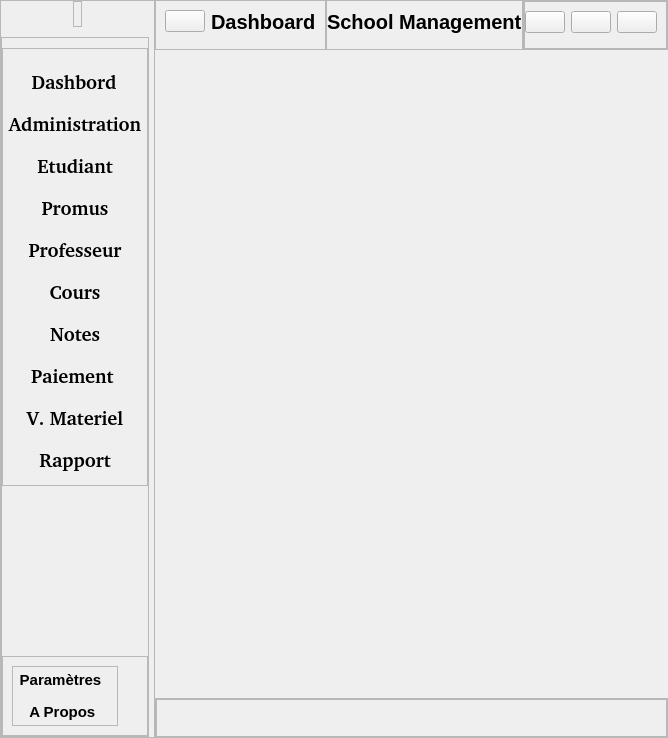
      <widget class="QWidget" name="shadow_windowPage1">
       <property name="minimumSize">
        <size>
         <width>0</width>
         <height>0</height>
        </size>
       </property>
       <layout class="QHBoxLayout" name="horizontalLayout_4">
        <property name="spacing">
         <number>0</number>
        </property>
        <property name="leftMargin">
         <number>0</number>
        </property>
        <property name="topMargin">
         <number>0</number>
        </property>
        <property name="rightMargin">
         <number>0</number>
        </property>
        <property name="bottomMargin">
         <number>0</number>
        </property>
        <item>
         <widget class="QWidget" name="leftmenu" native="true">
          <property name="sizePolicy">
           <sizepolicy hsizetype="Preferred" vsizetype="Preferred">
            <horstretch>0</horstretch>
            <verstretch>3</verstretch>
           </sizepolicy>
          </property>
          <property name="minimumSize">
           <size>
            <width>155</width>
            <height>0</height>
           </size>
          </property>
          <layout class="QVBoxLayout" name="verticalLayout_7">
           <property name="leftMargin">
            <number>0</number>
           </property>
           <property name="topMargin">
            <number>0</number>
           </property>
           <property name="rightMargin">
            <number>0</number>
           </property>
           <property name="bottomMargin">
            <number>0</number>
           </property>
           <item>
            <widget class="QFrame" name="left_frame">
             <property name="frameShape">
              <enum>QFrame::StyledPanel</enum>
             </property>
             <property name="frameShadow">
              <enum>QFrame::Raised</enum>
             </property>
             <layout class="QVBoxLayout" name="verticalLayout_12">
              <property name="spacing">
               <number>10</number>
              </property>
              <property name="leftMargin">
               <number>0</number>
              </property>
              <property name="topMargin">
               <number>0</number>
              </property>
              <property name="rightMargin">
               <number>0</number>
              </property>
              <property name="bottomMargin">
               <number>0</number>
              </property>
              <item alignment="Qt::AlignHCenter">
               <widget class="QFrame" name="frame_5">
                <property name="frameShape">
                 <enum>QFrame::StyledPanel</enum>
                </property>
                <property name="frameShadow">
                 <enum>QFrame::Raised</enum>
                </property>
                <layout class="QHBoxLayout" name="horizontalLayout_12">
                 <property name="spacing">
                  <number>0</number>
                 </property>
                 <property name="leftMargin">
                  <number>0</number>
                 </property>
                 <property name="topMargin">
                  <number>5</number>
                 </property>
                 <property name="rightMargin">
                  <number>0</number>
                 </property>
                 <property name="bottomMargin">
                  <number>5</number>
                 </property>
                 <item>
                  <widget class="QLabel" name="label_9">
                   <property name="text">
                    <string/>
                   </property>
                   <property name="pixmap">
                    <pixmap>../../../../../../.designer/assets/icons/icons8-bâtiment-scolaire-64.png</pixmap>
                   </property>
                  </widget>
                 </item>
                </layout>
               </widget>
              </item>
              <item alignment="Qt::AlignLeft">
               <widget class="QFrame" name="frame_7">
                <property name="sizePolicy">
                 <sizepolicy hsizetype="Preferred" vsizetype="Expanding">
                  <horstretch>0</horstretch>
                  <verstretch>0</verstretch>
                 </sizepolicy>
                </property>
                <property name="frameShape">
                 <enum>QFrame::StyledPanel</enum>
                </property>
                <property name="frameShadow">
                 <enum>QFrame::Raised</enum>
                </property>
                <layout class="QVBoxLayout" name="verticalLayout_17">
                 <property name="spacing">
                  <number>0</number>
                 </property>
                 <property name="leftMargin">
                  <number>0</number>
                 </property>
                 <property name="topMargin">
                  <number>10</number>
                 </property>
                 <property name="rightMargin">
                  <number>0</number>
                 </property>
                 <property name="bottomMargin">
                  <number>0</number>
                 </property>
                 <item alignment="Qt::AlignLeft|Qt::AlignVCenter">
                  <widget class="QFrame" name="frame_6">
                   <property name="sizePolicy">
                    <sizepolicy hsizetype="Preferred" vsizetype="Expanding">
                     <horstretch>0</horstretch>
                     <verstretch>0</verstretch>
                    </sizepolicy>
                   </property>
                   <property name="frameShape">
                    <enum>QFrame::StyledPanel</enum>
                   </property>
                   <property name="frameShadow">
                    <enum>QFrame::Raised</enum>
                   </property>
                   <layout class="QVBoxLayout" name="verticalLayout_13">
                    <property name="spacing">
                     <number>10</number>
                    </property>
                    <property name="leftMargin">
                     <number>0</number>
                    </property>
                    <property name="topMargin">
                     <number>17</number>
                    </property>
                    <property name="rightMargin">
                     <number>0</number>
                    </property>
                    <property name="bottomMargin">
                     <number>9</number>
                    </property>
                    <item alignment="Qt::AlignLeft">
                     <widget class="QPushButton" name="btn_left_home">
                      <property name="minimumSize">
                       <size>
                        <width>142</width>
                        <height>30</height>
                       </size>
                      </property>
                      <property name="font">
                       <font>
                        <family>C059 [UKWN]</family>
                        <pointsize>14</pointsize>
                        <weight>75</weight>
                        <bold>true</bold>
                       </font>
                      </property>
                      <property name="cursor">
                       <cursorShape>PointingHandCursor</cursorShape>
                      </property>
                      <property name="text">
                       <string>Dashbord</string>
                      </property>
                      <property name="default">
                       <bool>false</bool>
                      </property>
                      <property name="flat">
                       <bool>true</bool>
                      </property>
                     </widget>
                    </item>
                    <item alignment="Qt::AlignLeft">
                     <widget class="QPushButton" name="btn_left_admin">
                      <property name="minimumSize">
                       <size>
                        <width>144</width>
                        <height>30</height>
                       </size>
                      </property>
                      <property name="font">
                       <font>
                        <family>C059 [UKWN]</family>
                        <pointsize>14</pointsize>
                        <weight>75</weight>
                        <bold>true</bold>
                       </font>
                      </property>
                      <property name="cursor">
                       <cursorShape>PointingHandCursor</cursorShape>
                      </property>
                      <property name="autoFillBackground">
                       <bool>false</bool>
                      </property>
                      <property name="text">
                       <string>Administration</string>
                      </property>
                      <property name="autoDefault">
                       <bool>false</bool>
                      </property>
                      <property name="default">
                       <bool>false</bool>
                      </property>
                      <property name="flat">
                       <bool>true</bool>
                      </property>
                     </widget>
                    </item>
                    <item alignment="Qt::AlignLeft">
                     <widget class="QPushButton" name="btn_left_etudiant">
                      <property name="minimumSize">
                       <size>
                        <width>144</width>
                        <height>30</height>
                       </size>
                      </property>
                      <property name="font">
                       <font>
                        <family>C059 [UKWN]</family>
                        <pointsize>14</pointsize>
                        <weight>75</weight>
                        <bold>true</bold>
                       </font>
                      </property>
                      <property name="cursor">
                       <cursorShape>PointingHandCursor</cursorShape>
                      </property>
                      <property name="text">
                       <string>Etudiant</string>
                      </property>
                      <property name="flat">
                       <bool>true</bool>
                      </property>
                     </widget>
                    </item>
                    <item>
                     <widget class="QPushButton" name="btn_left_promus">
                      <property name="minimumSize">
                       <size>
                        <width>0</width>
                        <height>30</height>
                       </size>
                      </property>
                      <property name="font">
                       <font>
                        <family>C059 [UKWN]</family>
                        <pointsize>14</pointsize>
                        <weight>75</weight>
                        <bold>true</bold>
                       </font>
                      </property>
                      <property name="cursor">
                       <cursorShape>PointingHandCursor</cursorShape>
                      </property>
                      <property name="text">
                       <string>Promus</string>
                      </property>
                      <property name="flat">
                       <bool>true</bool>
                      </property>
                     </widget>
                    </item>
                    <item alignment="Qt::AlignLeft">
                     <widget class="QPushButton" name="btn_left_prof">
                      <property name="minimumSize">
                       <size>
                        <width>144</width>
                        <height>30</height>
                       </size>
                      </property>
                      <property name="font">
                       <font>
                        <family>C059 [UKWN]</family>
                        <pointsize>14</pointsize>
                        <weight>75</weight>
                        <bold>true</bold>
                       </font>
                      </property>
                      <property name="cursor">
                       <cursorShape>PointingHandCursor</cursorShape>
                      </property>
                      <property name="text">
                       <string>Professeur</string>
                      </property>
                      <property name="flat">
                       <bool>true</bool>
                      </property>
                     </widget>
                    </item>
                    <item alignment="Qt::AlignLeft|Qt::AlignTop">
                     <widget class="QPushButton" name="btn_left_cours">
                      <property name="minimumSize">
                       <size>
                        <width>144</width>
                        <height>30</height>
                       </size>
                      </property>
                      <property name="font">
                       <font>
                        <family>C059 [UKWN]</family>
                        <pointsize>14</pointsize>
                        <weight>75</weight>
                        <bold>true</bold>
                       </font>
                      </property>
                      <property name="cursor">
                       <cursorShape>PointingHandCursor</cursorShape>
                      </property>
                      <property name="text">
                       <string>Cours</string>
                      </property>
                      <property name="flat">
                       <bool>true</bool>
                      </property>
                     </widget>
                    </item>
                    <item>
                     <widget class="QPushButton" name="btn_left_notes">
                      <property name="minimumSize">
                       <size>
                        <width>0</width>
                        <height>30</height>
                       </size>
                      </property>
                      <property name="font">
                       <font>
                        <family>C059 [UKWN]</family>
                        <pointsize>14</pointsize>
                        <weight>75</weight>
                        <bold>true</bold>
                       </font>
                      </property>
                      <property name="cursor">
                       <cursorShape>PointingHandCursor</cursorShape>
                      </property>
                      <property name="text">
                       <string>Notes</string>
                      </property>
                      <property name="flat">
                       <bool>true</bool>
                      </property>
                     </widget>
                    </item>
                    <item>
                     <widget class="QPushButton" name="btn_left_paiement">
                      <property name="minimumSize">
                       <size>
                        <width>144</width>
                        <height>30</height>
                       </size>
                      </property>
                      <property name="font">
                       <font>
                        <family>C059 [UKWN]</family>
                        <pointsize>14</pointsize>
                        <weight>75</weight>
                        <bold>true</bold>
                       </font>
                      </property>
                      <property name="cursor">
                       <cursorShape>PointingHandCursor</cursorShape>
                      </property>
                      <property name="text">
                       <string>Paiement </string>
                      </property>
                      <property name="flat">
                       <bool>true</bool>
                      </property>
                     </widget>
                    </item>
                    <item>
                     <widget class="QPushButton" name="btn_letf_vente">
                      <property name="minimumSize">
                       <size>
                        <width>0</width>
                        <height>30</height>
                       </size>
                      </property>
                      <property name="font">
                       <font>
                        <family>C059 [UKWN]</family>
                        <pointsize>14</pointsize>
                        <weight>75</weight>
                        <bold>true</bold>
                       </font>
                      </property>
                      <property name="cursor">
                       <cursorShape>PointingHandCursor</cursorShape>
                      </property>
                      <property name="inputMethodHints">
                       <set>Qt::ImhSensitiveData</set>
                      </property>
                      <property name="text">
                       <string>V. Materiel</string>
                      </property>
                      <property name="flat">
                       <bool>true</bool>
                      </property>
                     </widget>
                    </item>
                    <item>
                     <widget class="QPushButton" name="btn_left_rapport">
                      <property name="minimumSize">
                       <size>
                        <width>0</width>
                        <height>30</height>
                       </size>
                      </property>
                      <property name="font">
                       <font>
                        <family>C059 [UKWN]</family>
                        <pointsize>14</pointsize>
                        <weight>75</weight>
                        <bold>true</bold>
                       </font>
                      </property>
                      <property name="cursor">
                       <cursorShape>PointingHandCursor</cursorShape>
                      </property>
                      <property name="text">
                       <string>Rapport</string>
                      </property>
                      <property name="flat">
                       <bool>true</bool>
                      </property>
                     </widget>
                    </item>
                   </layout>
                  </widget>
                 </item>
                 <item>
                  <spacer name="verticalSpacer_4">
                   <property name="orientation">
                    <enum>Qt::Vertical</enum>
                   </property>
                   <property name="sizeType">
                    <enum>QSizePolicy::MinimumExpanding</enum>
                   </property>
                   <property name="sizeHint" stdset="0">
                    <size>
                     <width>20</width>
                     <height>170</height>
                    </size>
                   </property>
                  </spacer>
                 </item>
                 <item alignment="Qt::AlignBottom">
                  <widget class="QFrame" name="frame_59">
                   <property name="frameShape">
                    <enum>QFrame::StyledPanel</enum>
                   </property>
                   <property name="frameShadow">
                    <enum>QFrame::Raised</enum>
                   </property>
                   <layout class="QHBoxLayout" name="horizontalLayout_68">
                    <item alignment="Qt::AlignLeft">
                     <widget class="QFrame" name="frame_60">
                      <property name="sizePolicy">
                       <sizepolicy hsizetype="Fixed" vsizetype="Fixed">
                        <horstretch>0</horstretch>
                        <verstretch>0</verstretch>
                       </sizepolicy>
                      </property>
                      <property name="frameShape">
                       <enum>QFrame::StyledPanel</enum>
                      </property>
                      <property name="frameShadow">
                       <enum>QFrame::Raised</enum>
                      </property>
                      <layout class="QVBoxLayout" name="verticalLayout_37">
                       <property name="leftMargin">
                        <number>0</number>
                       </property>
                       <property name="topMargin">
                        <number>0</number>
                       </property>
                       <property name="bottomMargin">
                        <number>0</number>
                       </property>
                       <item>
                        <widget class="QPushButton" name="btn_settings">
                         <property name="font">
                          <font>
                           <pointsize>11</pointsize>
                           <weight>75</weight>
                           <bold>true</bold>
                          </font>
                         </property>
                         <property name="text">
                          <string>Paramètres</string>
                         </property>
                         <property name="icon">
                          <iconset>
                           <normaloff>../../../../../../.designer/assets/icons/settings.png</normaloff>../../../../../../.designer/assets/icons/settings.png</iconset>
                         </property>
                         <property name="iconSize">
                          <size>
                           <width>25</width>
                           <height>25</height>
                          </size>
                         </property>
                         <property name="flat">
                          <bool>true</bool>
                         </property>
                        </widget>
                       </item>
                       <item>
                        <widget class="QPushButton" name="btn_about">
                         <property name="font">
                          <font>
                           <pointsize>11</pointsize>
                           <weight>75</weight>
                           <bold>true</bold>
                          </font>
                         </property>
                         <property name="text">
                          <string>   A Propos  </string>
                         </property>
                         <property name="icon">
                          <iconset>
                           <normaloff>../../../../../../.designer/assets/icons/about.png</normaloff>../../../../../../.designer/assets/icons/about.png</iconset>
                         </property>
                         <property name="iconSize">
                          <size>
                           <width>25</width>
                           <height>25</height>
                          </size>
                         </property>
                         <property name="flat">
                          <bool>true</bool>
                         </property>
                        </widget>
                       </item>
                      </layout>
                     </widget>
                    </item>
                   </layout>
                  </widget>
                 </item>
                </layout>
               </widget>
              </item>
             </layout>
            </widget>
           </item>
          </layout>
         </widget>
        </item>
        <item>
         <widget class="QWidget" name="main" native="true">
          <property name="sizePolicy">
           <sizepolicy hsizetype="Expanding" vsizetype="Preferred">
            <horstretch>0</horstretch>
            <verstretch>0</verstretch>
           </sizepolicy>
          </property>
          <layout class="QVBoxLayout" name="verticalLayout_8">
           <property name="spacing">
            <number>0</number>
           </property>
           <property name="leftMargin">
            <number>0</number>
           </property>
           <property name="topMargin">
            <number>0</number>
           </property>
           <property name="rightMargin">
            <number>0</number>
           </property>
           <property name="bottomMargin">
            <number>0</number>
           </property>
           <item>
            <widget class="QWidget" name="header" native="true">
             <property name="minimumSize">
              <size>
               <width>0</width>
               <height>50</height>
              </size>
             </property>
             <layout class="QHBoxLayout" name="horizontalLayout_5">
              <property name="spacing">
               <number>0</number>
              </property>
              <property name="leftMargin">
               <number>0</number>
              </property>
              <property name="topMargin">
               <number>0</number>
              </property>
              <property name="rightMargin">
               <number>0</number>
              </property>
              <property name="bottomMargin">
               <number>0</number>
              </property>
              <item alignment="Qt::AlignLeft">
               <widget class="QFrame" name="titre_toogle1">
                <property name="frameShape">
                 <enum>QFrame::StyledPanel</enum>
                </property>
                <property name="frameShadow">
                 <enum>QFrame::Raised</enum>
                </property>
                <layout class="QHBoxLayout" name="horizontalLayout_6">
                 <property name="leftMargin">
                  <number>9</number>
                 </property>
                 <item alignment="Qt::AlignTop">
                  <widget class="QPushButton" name="btn_toggle">
                   <property name="cursor">
                    <cursorShape>PointingHandCursor</cursorShape>
                   </property>
                   <property name="text">
                    <string/>
                   </property>
                   <property name="icon">
                    <iconset>
                     <normaloff>../../../../../../.designer/assets/icons/menu.png</normaloff>../../../../../../.designer/assets/icons/menu.png</iconset>
                   </property>
                   <property name="iconSize">
                    <size>
                     <width>22</width>
                     <height>20</height>
                    </size>
                   </property>
                  </widget>
                 </item>
                 <item alignment="Qt::AlignTop">
                  <widget class="QLabel" name="titre_toggle">
                   <property name="font">
                    <font>
                     <pointsize>15</pointsize>
                     <weight>75</weight>
                     <bold>true</bold>
                    </font>
                   </property>
                   <property name="text">
                    <string>Dashboard</string>
                   </property>
                  </widget>
                 </item>
                </layout>
               </widget>
              </item>
              <item alignment="Qt::AlignHCenter">
               <widget class="QFrame" name="titre">
                <property name="frameShape">
                 <enum>QFrame::StyledPanel</enum>
                </property>
                <property name="frameShadow">
                 <enum>QFrame::Raised</enum>
                </property>
                <layout class="QHBoxLayout" name="horizontalLayout_7">
                 <property name="spacing">
                  <number>0</number>
                 </property>
                 <property name="leftMargin">
                  <number>0</number>
                 </property>
                 <property name="rightMargin">
                  <number>0</number>
                 </property>
                 <property name="bottomMargin">
                  <number>0</number>
                 </property>
                 <item alignment="Qt::AlignTop">
                  <widget class="QLabel" name="header_titre">
                   <property name="font">
                    <font>
                     <pointsize>15</pointsize>
                     <weight>75</weight>
                     <bold>true</bold>
                    </font>
                   </property>
                   <property name="text">
                    <string>School Management</string>
                   </property>
                  </widget>
                 </item>
                </layout>
               </widget>
              </item>
              <item alignment="Qt::AlignRight">
               <widget class="QFrame" name="frame_90">
                <property name="frameShape">
                 <enum>QFrame::StyledPanel</enum>
                </property>
                <property name="frameShadow">
                 <enum>QFrame::Raised</enum>
                </property>
                <layout class="QHBoxLayout" name="horizontalLayout_96">
                 <property name="spacing">
                  <number>25</number>
                 </property>
                 <property name="leftMargin">
                  <number>0</number>
                 </property>
                 <property name="topMargin">
                  <number>0</number>
                 </property>
                 <property name="rightMargin">
                  <number>0</number>
                 </property>
                 <property name="bottomMargin">
                  <number>0</number>
                 </property>
                 <item alignment="Qt::AlignRight">
                  <widget class="QFrame" name="action">
                   <property name="frameShape">
                    <enum>QFrame::StyledPanel</enum>
                   </property>
                   <property name="frameShadow">
                    <enum>QFrame::Raised</enum>
                   </property>
                   <layout class="QHBoxLayout" name="horizontalLayout_9">
                    <property name="leftMargin">
                     <number>0</number>
                    </property>
                    <property name="rightMargin">
                     <number>9</number>
                    </property>
                    <property name="bottomMargin">
                     <number>0</number>
                    </property>
                    <item alignment="Qt::AlignTop">
                     <widget class="QPushButton" name="minimize">
                      <property name="cursor">
                       <cursorShape>PointingHandCursor</cursorShape>
                      </property>
                      <property name="text">
                       <string/>
                      </property>
                      <property name="icon">
                       <iconset>
                        <normaloff>../../../../../../.designer/assets/icons/icons8-subtract-96.png</normaloff>../../../../../../.designer/assets/icons/icons8-subtract-96.png</iconset>
                      </property>
                     </widget>
                    </item>
                    <item alignment="Qt::AlignTop">
                     <widget class="QPushButton" name="btn_min">
                      <property name="cursor">
                       <cursorShape>PointingHandCursor</cursorShape>
                      </property>
                      <property name="text">
                       <string/>
                      </property>
                      <property name="icon">
                       <iconset>
                        <normaloff>../../../../../../.designer/assets/icons/icons8-full-image-96.png</normaloff>../../../../../../.designer/assets/icons/icons8-full-image-96.png</iconset>
                      </property>
                     </widget>
                    </item>
                    <item alignment="Qt::AlignTop">
                     <widget class="QPushButton" name="btn_close">
                      <property name="cursor">
                       <cursorShape>PointingHandCursor</cursorShape>
                      </property>
                      <property name="text">
                       <string/>
                      </property>
                      <property name="icon">
                       <iconset>
                        <normaloff>../../../../../../.designer/assets/icons/icons8-close-96.png</normaloff>../../../../../../.designer/assets/icons/icons8-close-96.png</iconset>
                      </property>
                     </widget>
                    </item>
                   </layout>
                  </widget>
                 </item>
                </layout>
               </widget>
              </item>
             </layout>
            </widget>
           </item>
           <item>
            <widget class="QStackedWidget" name="stackedWidget_2">
             <widget class="QWidget" name="page"/>
             <widget class="QWidget" name="page_2"/>
            </widget>
           </item>
           <item>
            <widget class="QFrame" name="footer">
             <property name="minimumSize">
              <size>
               <width>0</width>
               <height>40</height>
              </size>
             </property>
             <property name="frameShape">
              <enum>QFrame::StyledPanel</enum>
             </property>
             <property name="frameShadow">
              <enum>QFrame::Raised</enum>
             </property>
             <layout class="QHBoxLayout" name="horizontalLayout_162">
              <property name="spacing">
               <number>0</number>
              </property>
              <property name="leftMargin">
               <number>0</number>
              </property>
              <property name="topMargin">
               <number>0</number>
              </property>
              <property name="rightMargin">
               <number>0</number>
              </property>
              <property name="bottomMargin">
               <number>0</number>
              </property>
              <item>
               <widget class="QFrame" name="frame_136">
                <property name="frameShape">
                 <enum>QFrame::StyledPanel</enum>
                </property>
                <property name="frameShadow">
                 <enum>QFrame::Raised</enum>
                </property>
               </widget>
              </item>
             </layout>
            </widget>
           </item>
          </layout>
         </widget>
        </item>
       </layout>
      </widget>
